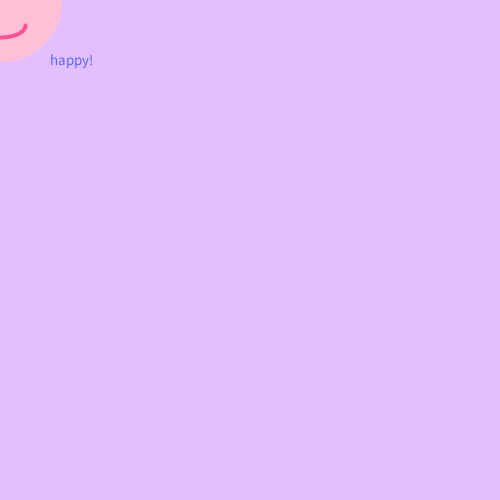
Frame 1 (no input)
Frame 60 (the mouse pressed at the canvas centre just before this capture): identical to frame 1, image omitted
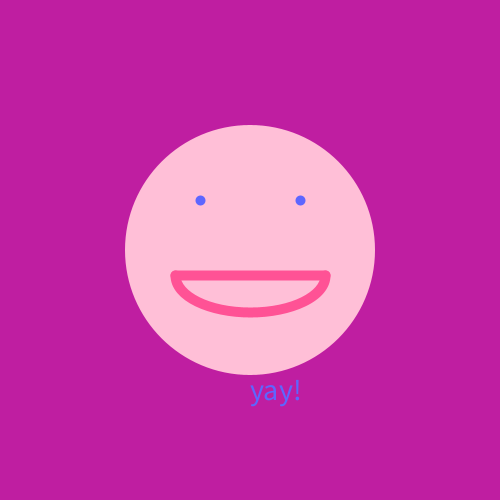
Frame 120 (the mouse held since frame 60 and released just before this capture)

The Processing sketch that drew these frames (run headless with seeded random() and noise(); from frame 60 on, the mouse is pressed at the canvas centre):

// Processing sketch: processing_111147
// ── processing_111147.pde

//annie ranttila, aranttil
//carnegie mellon university, fall 2013
//computing for the arts with processing
//assignment 5

color col1;
float x;
float y;
float wd;
float ht;
int r,g,b;

void setup()
{
  size (500, 500);
  col1 = color(200,200,0);
  smooth();
  frameRate(15);
  rectMode(CENTER);
  x = width*.5;
  y = height*.5;
  wd = width;
  ht = height;
  r = 226;
  g = 191;
  b = 255;
  backgroundSet(r,g,b);
}


void draw()
{
  backgroundSet(r,g,b);
  
   if (mouseX < x && mouseY < y)
     {
      faceHappy(mouseX, mouseY);
     }
   else if (mouseX > x && mouseY < y)
     {
       faceSad(mouseX, mouseY);
     }  
   else if (mouseX < x && mouseY > y)
     {
       faceAngry(mouseX, mouseY);
     }  
   else if (mouseX > x && mouseY > y)
     {
       faceConfused(mouseX, mouseY);
     }  
   else
  {
     yayFace(mouseX, mouseY);
   }
}

void keyPressed()
{
  if (key == CODED) 
    {
    if (keyCode == DOWN) 
      {
        r = 149;
        g = 255;
        b = 224;
      backgroundSet(r,g,b);
      }
    else if (keyCode== UP)
      {
        r = 241;
        g = 255;
        b = 149;
      backgroundSet(r,g,b);
      }
    else if (keyCode== LEFT)
      {
        r = 180;
        g = 180;
        b = 180;
      backgroundSet(r,g,b);
      }
    else if (keyCode== RIGHT)
      {
        r = 255;
        g = 140;
        b = 98;
      backgroundSet(r,g,b);
      }
      }
}
 

void backgroundSet(int red, int green, int blue)
{
  background(red,green,blue,10);
  fill (255,226,191);
  stroke(255,226,191);
  strokeWeight(4);
}

void faceHappy(float x, float y)
{
  fill (255, 191, 215);
  noStroke();
  ellipse(mouseX, mouseY, wd*0.25, ht*0.25);
  stroke(93, 102, 255);
  fill(93, 102, 255);
  point(mouseX-wd*.05, mouseY-wd*.05);
  point(mouseX+wd*.05, mouseY-wd*.05);
  noFill();
  stroke(255,82,149);
  arc(mouseX, mouseY+wd*.05, wd*.1, wd*.05, radians(0), radians (180));
  textSize(15);
  text("happy!", x+wd*.1, y+wd*.13);

  
}
void faceSad(float x, float y)
{
  fill (255, 191, 215);
  noStroke();
  ellipse(mouseX, mouseY, wd*0.25, ht*0.25);
  stroke(93, 102, 255);
  fill(93, 102, 255);
  point(mouseX-wd*.05, mouseY-wd*.05);
  point(mouseX+wd*.05, mouseY-wd*.05);
  noFill();
  stroke(255,82,149);
  arc(mouseX, mouseY+wd*.05, wd*.1, wd*.05, radians(180), radians (360));
  textSize(15);
  text("sad!", x-wd*.2, y+wd*.13);

}

void faceAngry(float x, float y)
{
  fill (255, 191, 215);
  noStroke();
  ellipse(mouseX, mouseY, wd*0.25, ht*0.25);
  stroke(255, 93, 93);
  fill(255, 93, 93);
  point(mouseX-wd*.05, mouseY-wd*.05);
  point(mouseX+wd*.05, mouseY-wd*.05);
  noFill();
  stroke(255,82,149);
  arc(mouseX, mouseY+ht*.05, wd*.1, wd*.01, radians(180), radians (360));
  stroke(0,0,0);
  line(mouseX-wd*.06, mouseY-ht*.08, mouseX-wd*.04, mouseY-ht*.06);
  line(mouseX+wd*.06, mouseY-ht*.08, mouseX+wd*.04, mouseY-ht*.06);
  textSize(15);
  text("angry!", x+wd*.1, y-wd*.13);
}
void faceConfused(float x, float y)
{
  fill (255, 191, 215);
  noStroke();
  ellipse(mouseX, mouseY, wd*0.25, ht*0.25);
  stroke(93, 102, 255);
  fill(93, 102, 255);
  point(mouseX-wd*.05, mouseY-wd*.05);
  point(mouseX+wd*.05, mouseY-wd*.05);
  noFill();
  stroke(255,82,149);
  line(mouseX-wd*.05, mouseY+ht*.03, mouseX+wd*.05, mouseY+ht*.05);
  textSize(15);
  text("confused!", x-wd*.2, y-wd*.13);
}

void yayFace(float x, float y)
{
  background(random(255),random(255), random(255));
  fill (255, 191, 215);
  noStroke();
  ellipse(mouseX, mouseY, wd*0.5, ht*0.5);
  stroke(93, 102, 255);
  fill(93, 102, 255);
  strokeWeight(10);
  point(mouseX-wd*.1, mouseY-wd*.1);
  point(mouseX+wd*.1, mouseY-wd*.1);
  noFill();
  stroke(255,82,149);
  arc(mouseX, mouseY+ht*.05, wd*.3, wd*.15, radians(0), radians (180));
  line(mouseX-wd*.15, mouseY+ht*.05, mouseX+wd*.15, mouseY+ht*.05);
  textSize(30);
  text("yay!", x, y+wd*.3);
  
}
